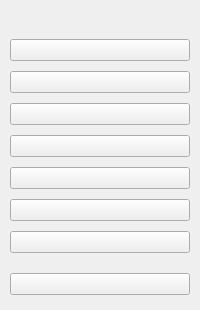
     <widget class="QWidget" name="widget_menu" native="true">
      <property name="sizePolicy">
       <sizepolicy hsizetype="Expanding" vsizetype="Expanding">
        <horstretch>5</horstretch>
        <verstretch>0</verstretch>
       </sizepolicy>
      </property>
      <property name="cursor">
       <cursorShape>ArrowCursor</cursorShape>
      </property>
      <layout class="QVBoxLayout" name="verticalLayout_2">
       <property name="spacing">
        <number>10</number>
       </property>
       <property name="leftMargin">
        <number>10</number>
       </property>
       <property name="topMargin">
        <number>15</number>
       </property>
       <property name="rightMargin">
        <number>10</number>
       </property>
       <property name="bottomMargin">
        <number>15</number>
       </property>
       <item>
        <widget class="QWidget" name="widget_exe_info" native="true">
         <property name="sizePolicy">
          <sizepolicy hsizetype="Expanding" vsizetype="Expanding">
           <horstretch>0</horstretch>
           <verstretch>0</verstretch>
          </sizepolicy>
         </property>
         <layout class="QHBoxLayout" name="horizontalLayout_9">
          <property name="spacing">
           <number>0</number>
          </property>
          <property name="leftMargin">
           <number>0</number>
          </property>
          <property name="topMargin">
           <number>0</number>
          </property>
          <property name="rightMargin">
           <number>0</number>
          </property>
          <property name="bottomMargin">
           <number>0</number>
          </property>
          <item>
           <widget class="QLabel" name="lb_exe_icon">
            <property name="sizePolicy">
             <sizepolicy hsizetype="Expanding" vsizetype="Expanding">
              <horstretch>0</horstretch>
              <verstretch>0</verstretch>
             </sizepolicy>
            </property>
            <property name="text">
             <string/>
            </property>
           </widget>
          </item>
         </layout>
        </widget>
       </item>
       <item>
        <widget class="QWidget" name="widget_page_basic" native="true">
         <property name="sizePolicy">
          <sizepolicy hsizetype="Expanding" vsizetype="Expanding">
           <horstretch>0</horstretch>
           <verstretch>0</verstretch>
          </sizepolicy>
         </property>
         <layout class="QHBoxLayout" name="horizontalLayout_2">
          <property name="spacing">
           <number>0</number>
          </property>
          <property name="leftMargin">
           <number>0</number>
          </property>
          <property name="topMargin">
           <number>0</number>
          </property>
          <property name="rightMargin">
           <number>0</number>
          </property>
          <property name="bottomMargin">
           <number>0</number>
          </property>
          <item>
           <widget class="QPushButton" name="pb_page_basic">
            <property name="sizePolicy">
             <sizepolicy hsizetype="Expanding" vsizetype="Expanding">
              <horstretch>0</horstretch>
              <verstretch>0</verstretch>
             </sizepolicy>
            </property>
            <property name="cursor">
             <cursorShape>PointingHandCursor</cursorShape>
            </property>
            <property name="styleSheet">
             <string notr="true"/>
            </property>
            <property name="text">
             <string/>
            </property>
           </widget>
          </item>
         </layout>
        </widget>
       </item>
       <item>
        <widget class="QWidget" name="widget_page_advance" native="true">
         <property name="sizePolicy">
          <sizepolicy hsizetype="Expanding" vsizetype="Expanding">
           <horstretch>0</horstretch>
           <verstretch>0</verstretch>
          </sizepolicy>
         </property>
         <layout class="QHBoxLayout" name="horizontalLayout_3">
          <property name="spacing">
           <number>0</number>
          </property>
          <property name="leftMargin">
           <number>0</number>
          </property>
          <property name="topMargin">
           <number>0</number>
          </property>
          <property name="rightMargin">
           <number>0</number>
          </property>
          <property name="bottomMargin">
           <number>0</number>
          </property>
          <item>
           <widget class="QPushButton" name="pb_page_advance">
            <property name="sizePolicy">
             <sizepolicy hsizetype="Expanding" vsizetype="Expanding">
              <horstretch>0</horstretch>
              <verstretch>0</verstretch>
             </sizepolicy>
            </property>
            <property name="cursor">
             <cursorShape>PointingHandCursor</cursorShape>
            </property>
            <property name="text">
             <string/>
            </property>
           </widget>
          </item>
         </layout>
        </widget>
       </item>
       <item>
        <widget class="QWidget" name="widget_3" native="true">
         <property name="sizePolicy">
          <sizepolicy hsizetype="Expanding" vsizetype="Expanding">
           <horstretch>0</horstretch>
           <verstretch>0</verstretch>
          </sizepolicy>
         </property>
         <layout class="QHBoxLayout" name="horizontalLayout_4">
          <property name="spacing">
           <number>0</number>
          </property>
          <property name="leftMargin">
           <number>0</number>
          </property>
          <property name="topMargin">
           <number>0</number>
          </property>
          <property name="rightMargin">
           <number>0</number>
          </property>
          <property name="bottomMargin">
           <number>0</number>
          </property>
          <item>
           <widget class="QPushButton" name="pb_page_ios_win">
            <property name="sizePolicy">
             <sizepolicy hsizetype="Expanding" vsizetype="Expanding">
              <horstretch>0</horstretch>
              <verstretch>0</verstretch>
             </sizepolicy>
            </property>
            <property name="cursor">
             <cursorShape>PointingHandCursor</cursorShape>
            </property>
            <property name="text">
             <string/>
            </property>
           </widget>
          </item>
         </layout>
        </widget>
       </item>
       <item>
        <widget class="QWidget" name="widget_4" native="true">
         <property name="sizePolicy">
          <sizepolicy hsizetype="Expanding" vsizetype="Expanding">
           <horstretch>0</horstretch>
           <verstretch>0</verstretch>
          </sizepolicy>
         </property>
         <layout class="QHBoxLayout" name="horizontalLayout_5">
          <property name="spacing">
           <number>0</number>
          </property>
          <property name="leftMargin">
           <number>0</number>
          </property>
          <property name="topMargin">
           <number>0</number>
          </property>
          <property name="rightMargin">
           <number>0</number>
          </property>
          <property name="bottomMargin">
           <number>0</number>
          </property>
          <item>
           <widget class="QPushButton" name="pb_page_info">
            <property name="sizePolicy">
             <sizepolicy hsizetype="Expanding" vsizetype="Expanding">
              <horstretch>0</horstretch>
              <verstretch>0</verstretch>
             </sizepolicy>
            </property>
            <property name="cursor">
             <cursorShape>PointingHandCursor</cursorShape>
            </property>
            <property name="text">
             <string/>
            </property>
           </widget>
          </item>
         </layout>
        </widget>
       </item>
       <item>
        <widget class="QWidget" name="widget_6" native="true">
         <property name="sizePolicy">
          <sizepolicy hsizetype="Expanding" vsizetype="Expanding">
           <horstretch>0</horstretch>
           <verstretch>0</verstretch>
          </sizepolicy>
         </property>
         <layout class="QHBoxLayout" name="horizontalLayout_7">
          <property name="spacing">
           <number>0</number>
          </property>
          <property name="leftMargin">
           <number>0</number>
          </property>
          <property name="topMargin">
           <number>0</number>
          </property>
          <property name="rightMargin">
           <number>0</number>
          </property>
          <property name="bottomMargin">
           <number>0</number>
          </property>
          <item>
           <widget class="QPushButton" name="pb_page_command">
            <property name="sizePolicy">
             <sizepolicy hsizetype="Expanding" vsizetype="Expanding">
              <horstretch>0</horstretch>
              <verstretch>0</verstretch>
             </sizepolicy>
            </property>
            <property name="cursor">
             <cursorShape>PointingHandCursor</cursorShape>
            </property>
            <property name="text">
             <string/>
            </property>
           </widget>
          </item>
         </layout>
        </widget>
       </item>
       <item>
        <widget class="QWidget" name="widget_5" native="true">
         <property name="sizePolicy">
          <sizepolicy hsizetype="Expanding" vsizetype="Expanding">
           <horstretch>0</horstretch>
           <verstretch>0</verstretch>
          </sizepolicy>
         </property>
         <layout class="QHBoxLayout" name="horizontalLayout_6">
          <property name="spacing">
           <number>0</number>
          </property>
          <property name="leftMargin">
           <number>0</number>
          </property>
          <property name="topMargin">
           <number>0</number>
          </property>
          <property name="rightMargin">
           <number>0</number>
          </property>
          <property name="bottomMargin">
           <number>0</number>
          </property>
          <item>
           <widget class="QPushButton" name="pb_page_console">
            <property name="sizePolicy">
             <sizepolicy hsizetype="Expanding" vsizetype="Expanding">
              <horstretch>0</horstretch>
              <verstretch>0</verstretch>
             </sizepolicy>
            </property>
            <property name="cursor">
             <cursorShape>PointingHandCursor</cursorShape>
            </property>
            <property name="text">
             <string/>
            </property>
           </widget>
          </item>
         </layout>
        </widget>
       </item>
       <item>
        <widget class="QWidget" name="widget_11" native="true">
         <property name="sizePolicy">
          <sizepolicy hsizetype="Expanding" vsizetype="Expanding">
           <horstretch>0</horstretch>
           <verstretch>0</verstretch>
          </sizepolicy>
         </property>
         <layout class="QHBoxLayout" name="horizontalLayout_12">
          <property name="spacing">
           <number>0</number>
          </property>
          <property name="leftMargin">
           <number>0</number>
          </property>
          <property name="topMargin">
           <number>0</number>
          </property>
          <property name="rightMargin">
           <number>0</number>
          </property>
          <property name="bottomMargin">
           <number>0</number>
          </property>
          <item>
           <widget class="QPushButton" name="pb_show_tutorial">
            <property name="sizePolicy">
             <sizepolicy hsizetype="Expanding" vsizetype="Expanding">
              <horstretch>0</horstretch>
              <verstretch>0</verstretch>
             </sizepolicy>
            </property>
            <property name="cursor">
             <cursorShape>PointingHandCursor</cursorShape>
            </property>
            <property name="text">
             <string/>
            </property>
           </widget>
          </item>
         </layout>
        </widget>
       </item>
       <item>
        <widget class="QWidget" name="widget_7" native="true">
         <property name="sizePolicy">
          <sizepolicy hsizetype="Expanding" vsizetype="Expanding">
           <horstretch>0</horstretch>
           <verstretch>100</verstretch>
          </sizepolicy>
         </property>
         <property name="cursor">
          <cursorShape>ArrowCursor</cursorShape>
         </property>
        </widget>
       </item>
       <item>
        <widget class="QWidget" name="widget_page_setting" native="true">
         <property name="sizePolicy">
          <sizepolicy hsizetype="Expanding" vsizetype="Expanding">
           <horstretch>0</horstretch>
           <verstretch>0</verstretch>
          </sizepolicy>
         </property>
         <layout class="QHBoxLayout" name="horizontalLayout_8">
          <property name="spacing">
           <number>0</number>
          </property>
          <property name="leftMargin">
           <number>0</number>
          </property>
          <property name="topMargin">
           <number>0</number>
          </property>
          <property name="rightMargin">
           <number>0</number>
          </property>
          <property name="bottomMargin">
           <number>0</number>
          </property>
          <item>
           <widget class="QPushButton" name="pb_page_setting">
            <property name="sizePolicy">
             <sizepolicy hsizetype="Expanding" vsizetype="Expanding">
              <horstretch>0</horstretch>
              <verstretch>0</verstretch>
             </sizepolicy>
            </property>
            <property name="cursor">
             <cursorShape>PointingHandCursor</cursorShape>
            </property>
            <property name="text">
             <string/>
            </property>
           </widget>
          </item>
         </layout>
        </widget>
       </item>
      </layout>
     </widget>
